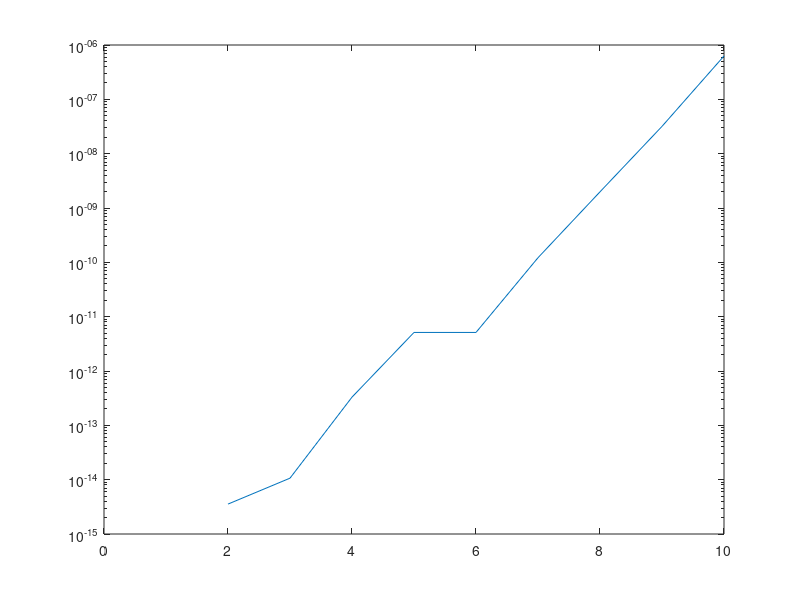

Write the MATLAB code that produced this figure. (Note: this script raises an error after producing the figure.)
%% Assignment 1
% The issue can be resolved with "+ (-10^kv(j) - pi)" instead. 
% The larger the number, the less pi plays a role in the addition
% to 10^kv(j), which means the error will go towards the limit pi.
kv=0:10;
fv = [];
for j=1:length(kv)
    fv(j) = ((pi+10^kv(j))) - 10^kv(j) - pi
end
semilogy(kv,abs(fv))

%% Assignment 2

met1 = [];
met2 = [];
time1 = [];
time2 = [];

n = 200;
for ii = 1:100
    A = randn(n,n);
    b = randn(n,1);
    tic();
    x=gausselim(A,b);
    time1(ii) = toc();
    met1(ii) = norm(A*x-b);
    tic();
    x = A\b;
    time2(ii) = toc();
    met2(ii) = norm(A*x-b);
end
disp('mean values hand written code')
mean(met1)
mean(time1)
disp('mean values built-in')
mean(met2) % These met2 things have no meaning, remove
mean(time2)

%% Assignment 3
clear;
x = -2*pi:pi/100:3*pi;
plot(x, f(x), x, 0);
% Based on above plot, approximate start guesses are: 
% -1, -0.5, 2, 3, 4.5 for all roots
% -1 and 4.5 smallest and biggest root
guess = 4.5;
previous_guess = 0;
iterations = 0;
while abs(guess - previous_guess) > 10^-10
    iterations = iterations +1;
    previous_guess = guess
    guess = guess - (f(guess)/df(guess));
end
disp('Done with Newton-Raphsons method')
guess
iterations
% root = -0.8984 in 3 iterations
% root = 4.5178 in 2 iterations
%  0.017789514180033
% 1.225604920449541e-04
% -5.424547033783256e-09
% Using above with pn = log(en+1)-log(en) / log(en) - log(en-1)
% http://www.wolframalpha.com/input/?i=%28log%285.424547033783256*10^-9%29-log%281.225604920449541*10^-4%29%29%2F%28log%281.225604920449541*10^-4%29+-+log%280.017789514180033%29%29

%sekantmetoden
xx = 4;
yy= 5;
previous = 0;
iterations = 0;
while abs(xx - yy) > 10^-10
    iterations = iterations + 1
    disp('Hannes')
    tmp = yy
    yy = yy - (((yy - xx)/(f(yy) - f(xx)) * f(yy)));
    xx = tmp
end
yy
iterations

%% Assignment 4
clear
% Newtons method, but use better start guesses. analytically instead of
% guess from image
iter = 0;
dxnorm = 1;
x = [100 100]'; % based on image
while dxnorm>0.5e-4 & iter < 10
    f = [(93 - x(1))^2 + (63 - x(2))^2 - (55.1)^2
         (6 - x(1))^2 + (16 - x(2))^2 - (46.2)^2];

    J = [2*x(1) - 186 2*x(2) - 126
         2*x(1) - 12 2*x(2) - 32];

    dx = -J\f;
    x = x + dx;
    dxnorm = norm(dx, inf);
    iter = iter+1;
end
x
iter

%% Assignment 5
w = 2*pi/T
daylight = c1 + c2*cos(w*t) +c3*sin(w*t)